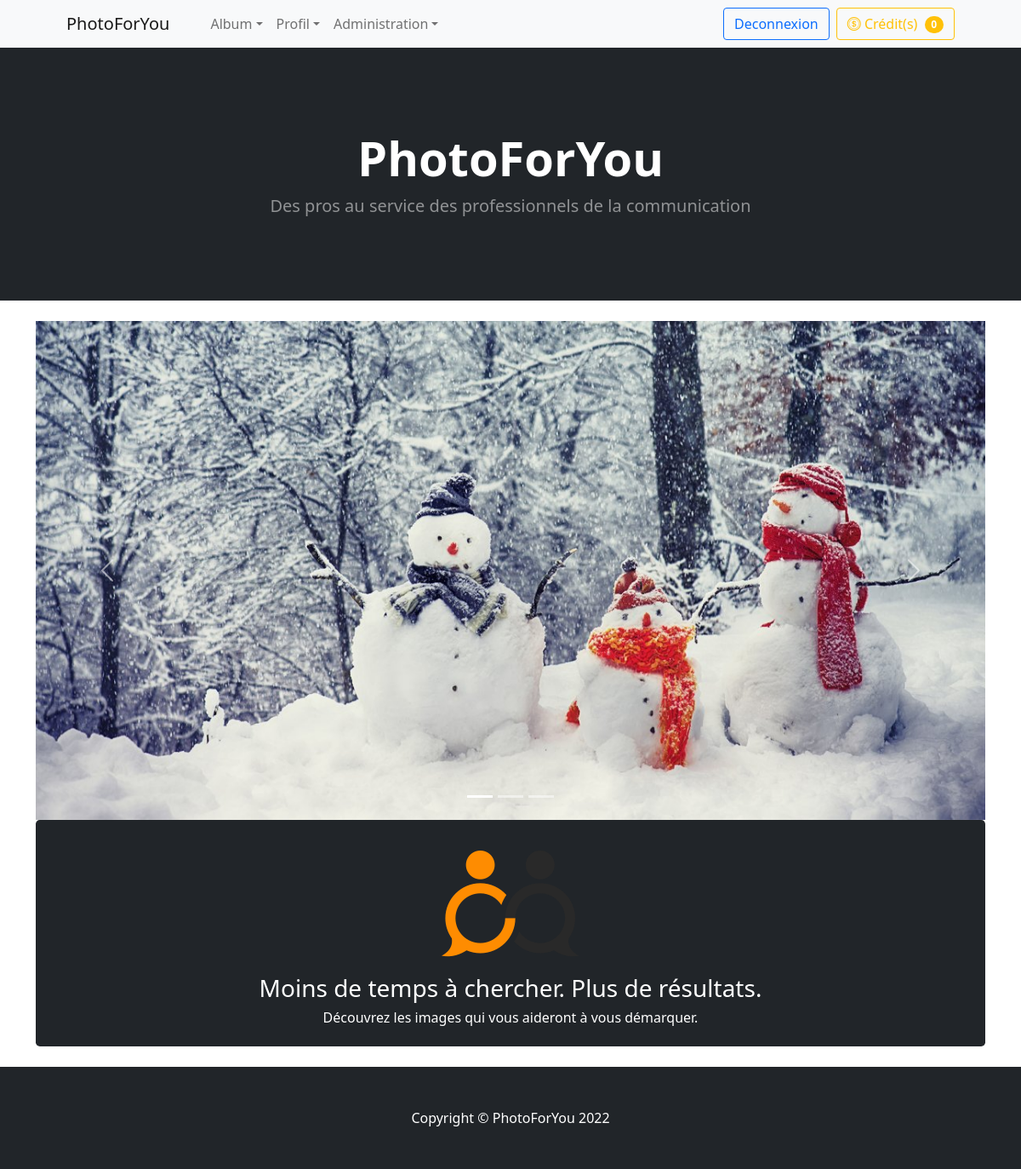
The page / (signed in) on the database its author committed.
### tables this page shows
CREATE TABLE IF NOT EXISTS `menu` (
  `idMenu` int NOT NULL,
  `nomMenu` varchar(45) DEFAULT NULL,
  `URL` varchar(100) DEFAULT NULL,
  `Habilitation` varchar(10) DEFAULT NULL,
  PRIMARY KEY (`idMenu`)
);

### include/entete.inc.php (the view, shortened to what this page needs)
<?php
    require_once('dbconnect.php');
    $db->setAttribute(PDO::ATTR_ERRMODE, PDO::ERRMODE_EXCEPTION);
?>
<!DOCTYPE html>
<html lang="fr">
    <head>
        <link rel="stylesheet" href="assets/css/bootstrap/css/bootstrap.min.css">
        <link rel="stylesheet" href="https://cdn.jsdelivr.net/npm/bootstrap-icons@1.8.1/font/bootstrap-icons.css">
    </head>
    <body>
        <?php
            switch ($_SESSION['type']) {
                case "admin":       $niveauHab = "%A%"; break;
            }
            $requete = "SELECT idMenu, nomMenu, URL FROM menu WHERE Habilitation LIKE '".$niveauHab."'";
            $instruction = $db->prepare($requete);
            $instruction->execute();
            $num = $instruction->fetchAll();
        ?>
        <nav class="navbar navbar-expand-lg navbar-light bg-light">
            <div class="container px-4 px-lg-5">
                <a class="navbar-brand" href=".">PhotoForYou</a>
                <div class="collapse navbar-collapse" id="navbarSupportedContent">
                    <ul class="navbar-nav me-auto mb-2 mb-lg-0 ms-lg-4">
                        <?php
                            foreach($num as $value) {
                                if (strlen($value['idMenu']) == 1) {
                                    echo '<li class="nav-item dropdown">'.PHP_EOL;
                                    echo '<a class="nav-link dropdown-toggle" id="navbarDropdown" href="'.$value['URL'].'" role="button" data-bs-toggle="dropdown" aria-expanded="false">'.$value['nomMenu'].'</a>'.PHP_EOL;
                                    echo "</li>";
                                }
                            }
                        ?>
                    </ul>
                    <div class="d-grid gap-2 d-md-flex justify-content-md-end">
                        <?php
                            if(!isset($_SESSION['login'])) {
                                echo '
                                <form class="d-flex">
                                    <button type="button" class="btn btn-outline-primary" data-bs-toggle="modal" data-bs-target="#modalConnexionInscription">
                                    S\'inscrire | Se connecter
                                    </button>
                                </form>
                                <div class="modal fade" tabindex="-1" role="dialog" id="modalConnexionInscription">
                                    <div class="modal-dialog modal-dialog-centered" role="document">
                                        <div class="modal-content rounded-5 shadow">
                                            <div class="modal-header p-5 pb-4 border-bottom-0">
                                                <h2 class="fw-bold mb-0">Connectez-vous</h2>
                                                <button type="button" class="btn-close" data-bs-dismiss="modal" aria-label="Close"></button>
                                            </div>
                                            <div class="modal-body p-5 pt-0">
                                                <a class="w-100 py-2 mb-2 btn btn-outline-primary rounded-4" href="connexion.php" role="button">Connexion</a>
                                                <hr class="my-4">
                                                <h2 class="fs-5 fw-bold mb-3">Ou Inscrivez-vous</h2>
                                                <a class="w-100 py-2 mb-2 btn btn-outline-dark rounded-4" href="formInscriptionClient.php" role="button">Inscription Client</a>
                                                <a class="w-100 py-2 mb-2 btn btn-outline-dark rounded-4" href="formInscriptionPhotographe.php" role="button">Inscription Photographe</a>
                                            </div>
                                        </div>
                                    </div>
                                </div>';
                            } else {
                                echo '
                                <form class="d-flex">
                                    <a class="btn btn-outline-primary" href="deconnexion.php" role="button">Deconnexion</a>
                                </form>';
                            }
                        ?>
                        <form class="d-flex">
                            <a class="btn btn-outline-warning" href="credit.php" role="button">
                                <i class='bi bi-coin'></i>
                                Crédit(s)
                                <span class="badge bg-warning text-white ms-1 rounded-pill"><?php if(!isset($_SESSION['login'])) {echo 0;} else {echo $_SESSION['credit'];} ?></span>
                            </a>
                        </form>
                    </div>
                </div>
            </div>
        </nav>

### rows shown on the page
menu: nomMenu "Album"
menu: nomMenu "Profil"
menu: nomMenu "Administration"

### other values the page prints
$_SESSION['credit'] "0"
